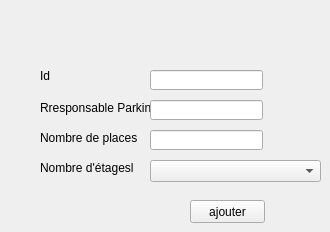
     <widget class="QWidget" name="tab_48">
      <attribute name="title">
       <string>ajouter un parking</string>
      </attribute>
      <widget class="QLabel" name="label_125">
       <property name="geometry">
        <rect>
         <x>40</x>
         <y>60</y>
         <width>61</width>
         <height>31</height>
        </rect>
       </property>
       <property name="text">
        <string>Id</string>
       </property>
      </widget>
      <widget class="QLabel" name="label_126">
       <property name="geometry">
        <rect>
         <x>40</x>
         <y>100</y>
         <width>111</width>
         <height>16</height>
        </rect>
       </property>
       <property name="text">
        <string>Rresponsable Parking</string>
       </property>
      </widget>
      <widget class="QLabel" name="label_127">
       <property name="geometry">
        <rect>
         <x>40</x>
         <y>130</y>
         <width>101</width>
         <height>16</height>
        </rect>
       </property>
       <property name="text">
        <string>Nombre de places</string>
       </property>
      </widget>
      <widget class="QLabel" name="label_128">
       <property name="geometry">
        <rect>
         <x>40</x>
         <y>160</y>
         <width>101</width>
         <height>16</height>
        </rect>
       </property>
       <property name="text">
        <string>Nombre d'étagesl</string>
       </property>
      </widget>
      <widget class="QLineEdit" name="lineEditcin_park">
       <property name="geometry">
        <rect>
         <x>150</x>
         <y>70</y>
         <width>113</width>
         <height>20</height>
        </rect>
       </property>
      </widget>
      <widget class="QLineEdit" name="lineEditprenom_park">
       <property name="geometry">
        <rect>
         <x>150</x>
         <y>130</y>
         <width>113</width>
         <height>20</height>
        </rect>
       </property>
      </widget>
      <widget class="QLineEdit" name="lineEditnumtel_park">
       <property name="geometry">
        <rect>
         <x>150</x>
         <y>100</y>
         <width>113</width>
         <height>20</height>
        </rect>
       </property>
      </widget>
      <widget class="QPushButton" name="ajouterparking">
       <property name="geometry">
        <rect>
         <x>190</x>
         <y>200</y>
         <width>75</width>
         <height>23</height>
        </rect>
       </property>
       <property name="text">
        <string>ajouter</string>
       </property>
      </widget>
      <widget class="QComboBox" name="comboBox_3_park">
       <property name="geometry">
        <rect>
         <x>150</x>
         <y>160</y>
         <width>171</width>
         <height>22</height>
        </rect>
       </property>
      </widget>
     </widget>
